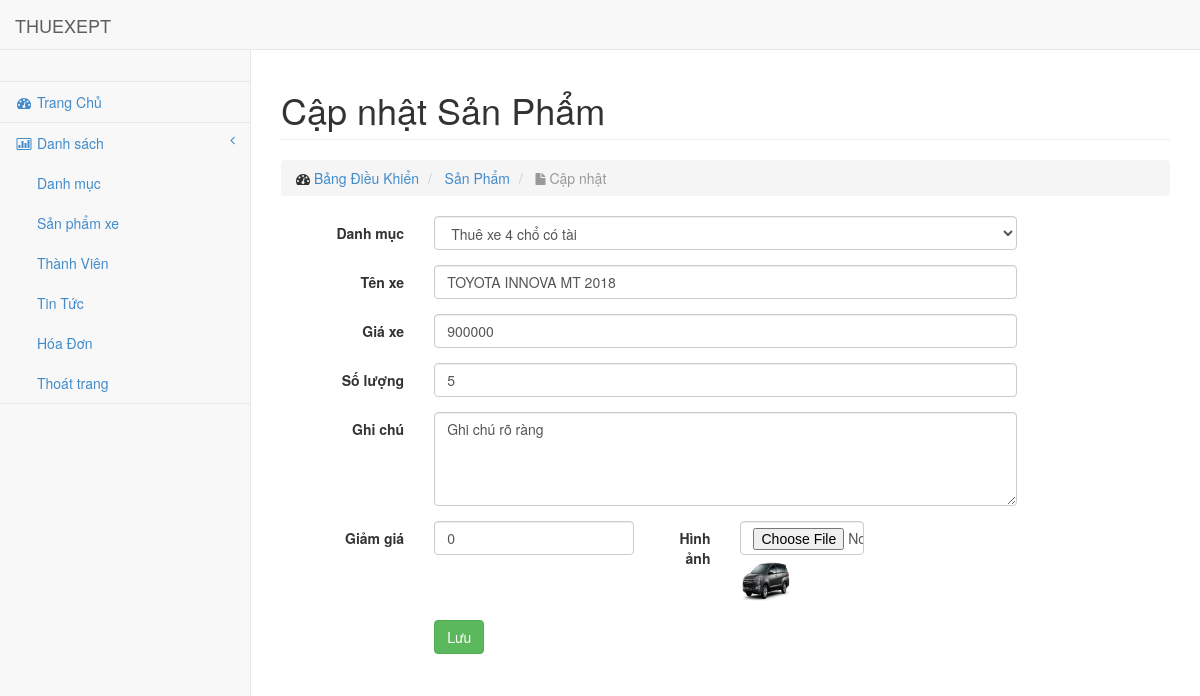
Screenshot of /admin/modules/product/edit.php?id=25 (signed in) with the database file from the repository.
### tables this page shows
CREATE TABLE IF NOT EXISTS `product` (
`id` int(11) NOT NULL,
  `name` varchar(100) DEFAULT NULL,
  `content` text,
  `number` int(11) DEFAULT '0',
  `price` int(11) DEFAULT NULL,
  `thunbar` varchar(100) DEFAULT NULL,
  `category_id_chil` int(11) DEFAULT NULL,
  `user_id` int(11) DEFAULT NULL,
  `sale` tinyint(4) DEFAULT '0',
  `slug` varchar(100) DEFAULT NULL,
  `hot` int(11) DEFAULT '1',
  `note` text,
  `head` int(11) DEFAULT NULL,
  `view` int(11) DEFAULT NULL,
  `created_at` timestamp NULL DEFAULT CURRENT_TIMESTAMP,
  `updated_at` timestamp NULL DEFAULT CURRENT_TIMESTAMP ON UPDATE CURRENT_TIMESTAMP
);

CREATE TABLE IF NOT EXISTS `category_chil` (
`id` int(11) NOT NULL,
  `name` varchar(100) DEFAULT NULL,
  `slug` varchar(100) DEFAULT NULL,
  `home` int(11) DEFAULT '1',
  `category_id` int(11) DEFAULT NULL,
  `fixcate` int(11) DEFAULT '1',
  `created_at` timestamp NULL DEFAULT CURRENT_TIMESTAMP,
  `updated_at` timestamp NULL DEFAULT CURRENT_TIMESTAMP ON UPDATE CURRENT_TIMESTAMP
);

### libraries/Function.php (called while the page is built, shortened)
<?php
function getInput($string)
{
    return isset($_GET[$string]) ? $_GET[$string] : '';
}
function base_url()
{
    return $url = "http://localhost/ABC/xehaidang/";
}
function uploads()
{
    return base_url() . "public/uploads/";
}
?>

### libraries/database.php (called while the page is built, shortened)
<?php
class Database
{
    public $link;
    public function __construct()
    {
        $this->link = mysqli_connect("localhost", "root", "", "xehaidang") or die ();
        mysqli_set_charset($this->link, "utf8");
    }
    public function fetchID($table, $id)
    {
        $sql = "SELECT * FROM {$table} WHERE id = $id ";
        $result = mysqli_query($this->link, $sql) or die("Lỗi  truy vấn fetchID " . mysqli_error($this->link));
        return mysqli_fetch_assoc($result);
    }
    public function fetchAll($table)
    {
        $sql = "SELECT * FROM {$table} WHERE 1";
        $result = mysqli_query($this->link, $sql) or die("Lỗi Truy Vấn fetchAll " . mysqli_error($this->link));
        $data = [];
        if ($result) {
            while ($num = mysqli_fetch_assoc($result)) {
                $data[] = $num;
            }
        }
        return $data;
    }
}
?>

### admin/autoload/autoload.php (called while the page is built, shortened)
<?php
require_once __DIR__ . "/../../libraries/database.php";
require_once __DIR__ . "/../../libraries/Function.php";
$db = new Database;
?>

### admin/modules/product/edit.php (the view, shortened to what this page needs)
<?php
require_once __DIR__ . "/../../autoload/autoload.php";
$id = intval(getInput('id'));
$editproduct = $db->fetchID('product', $id);
$categorychil = $db->fetchAll('category_chil');
?>
<?php require_once __DIR__ . "/../../layouts/header.php"; ?>
<div id="page-wrapper">
    <div class="row">
        <div class="col-lg-12">
            <h1 class="page-header">
                Cập nhật Sản Phẩm
            </h1>
            <ol class="breadcrumb">
                <li>
                    <i class="fa fa-dashboard"></i> <a href="index.html">Bảng Điều Khiển</a>
                </li>
                <li>
                    <i></i> <a href="<?php echo(base_url()) ?>admin/modules/category/add.php">Sản Phẩm</a>
                </li>
                <li class="active">
                    <i class="fa fa-file"></i> Cập nhật
                </li>
            </ol>
        </div>
    </div>
    <div class="row">
        <div class="col-md-12">
            <form class="form-horizontal" action="" method="POST" enctype="multipart/form-data">
                <div class="form-group">
                    <label for="inputEmai13" class="col-sm-2 control-label">Danh mục</label>
                    <div class="col-sm-8">
                        <select class="form-control col-md-8" name="category_id_chil">
                            <?php foreach ($categorychil as $item): ?>
                                <option value="<?php echo $item['id'] ?>" <?php echo $editproduct['category_id_chil'] == $item['id'] ? "selected = 'selected'" : '' ?>><?php echo $item['name'] ?></option>
                            <?php endforeach ?>
                        </select>
                    </div>
                </div>
                <div class="form-group">
                    <label for="inputEmai13" class="col-sm-2 control-label">Tên xe</label>
                    <div class="col-sm-8">
                        <input type="text" class="form-control" id="inputEmai13" placeholder="Tên Sản Phẩm" name="name"
                               value="<?php echo $editproduct['name'] ?>">
                    </div>
                </div>
                <div class="form-group">
                    <label for="inputEmai13" class="col-sm-2 control-label">Giá xe</label>
                    <div class="col-sm-8">
                        <input type="number" class="form-control" id="inputEmai13" placeholder="9.000.000" name="price"
                               value="<?php echo $editproduct['price'] ?>">
                    </div>
                </div>
                <div class="form-group">
                    <label for="inputEmai13" class="col-sm-2 control-label"> Số lượng</label>
                    <div class="col-sm-8">
                        <input type="number" class="form-control" id="inputEmai13" placeholder="100" name="number"
                               value="<?php echo $editproduct['number'] ?>">
                    </div>
                </div>
                <div class="form-group">
                    <label for="inputEmai13" class="col-sm-2 control-label"> Ghi chú</label>
                    <div class="col-sm-8">
                        <textarea name="note" id="" cols="30" rows="4"
                                  class="form-control"><?= $editproduct['note'] ?></textarea>
                    </div>
                </div>
                <div class="form-group">
                    <label for="inputEmai13" class="col-sm-2 control-label">Giảm giá</label>
                    <div class="col-sm-3">
                        <input type="number" class="form-control" id="inputEmai13" placeholder="9.000.000" name="sale"
                               value="<?php echo $editproduct['sale'] ?>">
                    </div>
                    <label for="inputEmai13" class="col-sm-1 control-label">Hình ảnh</label>
                    <div class="col-sm-2">
                        <input type="file" class="form-control" id="inputEmai13" name="thunbar">
                        <img width="50px" height="50px"
                             src="<?php echo uploads() ?>product/<?php echo $editproduct['thunbar'] ?>">
                    </div>
                </div>
                <div class="form-group">
                    <div class="col-sm-offset-2 col-sm-10">
                        <button type="submit" class="btn btn-success">Lưu</button>
                    </div>
                </div>
            </form>
        </div>
    </div>
</div>
<?php require_once __DIR__ . "/../../layouts/footer.php"; ?>

### public/admin/css/sb-admin.css (style rules this page uses)
body { padding-top: 100px; background-color: #f8f8f8; }
@media (min-width: 768px) { body { padding-top: 50px; } }
#page-wrapper { padding: 0 15px; min-height: 568px; background-color: #fff; }
@media (min-width: 768px) { #page-wrapper { position: inherit; margin: 0 0 0 250px; padding: 0 30px; min-height: 1300px; border-left: 1px solid #e7e7e7; } }

### rows the page displays
product: category_id_chil "Thuê xe 4 chổ có tài", name "TOYOTA INNOVA MT 2018", price "900000", number "5", note "Ghi chú rõ ràng", sale "0", thunbar (picture)
